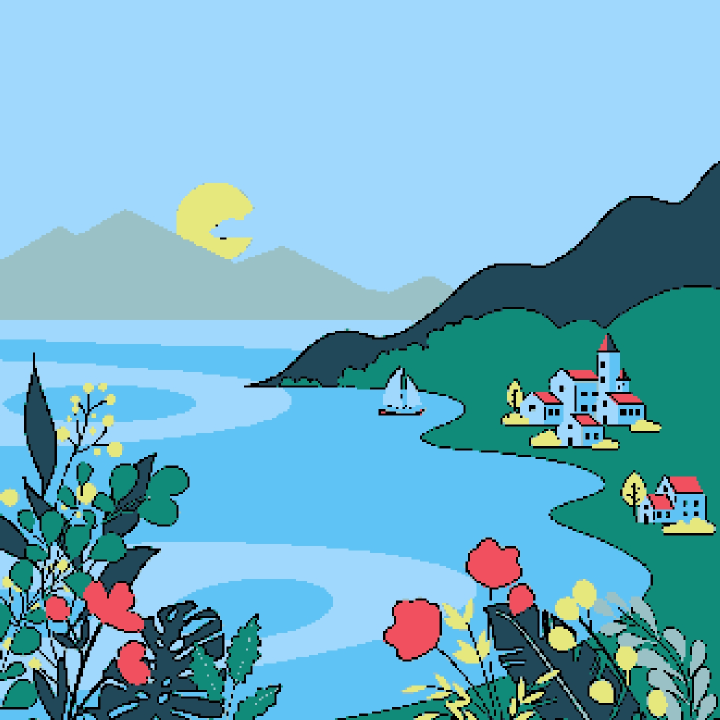
#> input picture image/ai.jpg, 1440 x 1440 px (shown at 1/2 size)
$ python -i filters.py   (imports and definitions only)
#> lines starting #> are read from the running program, lines starting #| are printed output that depends on the picture; after the words box and inside, x2 and y2 are one past the last pixel; in counts of white or black regions, pixels touching at a corner belong together
import cv2
import numpy as np
from PIL import Image, ImageEnhance


class EdgeFilter:
    def __init__(self) -> None:
        pass

    # [15 lines left out: function canny, not called in this run]

    def dog(self, img: np.ndarray, scratch: bool = False) -> np.ndarray:
        def _filter(
            img_array: np.ndarray,
            size: int,
            p: int,
            sigma: float,
            eps: float,
            phi: float,
            k: float = 1.6,
        ) -> np.ndarray:
            eps /= 255
            g1 = cv2.GaussianBlur(img_array, (size, size), sigma)
            g2 = cv2.GaussianBlur(img_array, (size, size), sigma * k)
            d = (1 + p) * g1 - p * g2
            d /= d.max()
            e = 1 + np.tanh(phi * (d - eps))
            e[e >= 1] = 1
            return e * 255

        base_image = img[:, :, :3]
        alpha: np.ndarray | list[float] = []
        if len(img[0][0]) == 4:
            alpha = img[:, :, 3]
        image = base_image.copy()

        image = cv2.cvtColor(image, cv2.COLOR_RGB2GRAY)
        image = np.array(image, dtype=np.float64)
        image = _filter(image, 17, 40, 1.4, 0, 15)
        _, image = cv2.threshold(image, 200, 255, cv2.THRESH_BINARY_INV)  # noqa: FBT003
        a = np.array(image, np.uint8)
        image = cv2.cvtColor(a, cv2.COLOR_GRAY2RGB)

        if scratch:
            image = cv2.bitwise_not(image)
            image = self.morphology_erode(image)

        result = cv2.subtract(base_image, image)
        if len(img[0][0]) == 4:
            return np.dstack([result, alpha])
        return result

    # [34 lines left out: functions morphology_dilate, morphology_erode, kuwahara, not called in this run]

    def apply_kuwahara(self, image: np.ndarray) -> np.ndarray:
        filtered = self.kuwahara(image, 5)
        return filtered

    def median(self, image: np.ndarray, size: int) -> np.ndarray:
        return cv2.medianBlur(image, size)


class ImageEnhancer:
    def __init__(self) -> None:
        pass

    # [58 lines left out: functions saturation, brightness, sharpness, contrast, slider_mosaic, grid_mosaic and 1 more, not called in this run]


class GridMask:
    def __init__(self) -> None:
        pass

    # [42 lines left out: function add_grid, not called in this run]


class Dithering:
    def __init__(self) -> None:
        pass

    # [141 lines left out: functions floyd_steinberg, ordered_dither, atkinson, not called in this run]

>>> import cv2
>>> picture = cv2.cvtColor(cv2.imread('../image/ai.jpg'), cv2.COLOR_BGR2RGB)
>>> result = EdgeFilter().dog(picture)
#> in dog, `image = cv2.cvtColor(image, cv2.COLOR_RGB2GRAY)`:
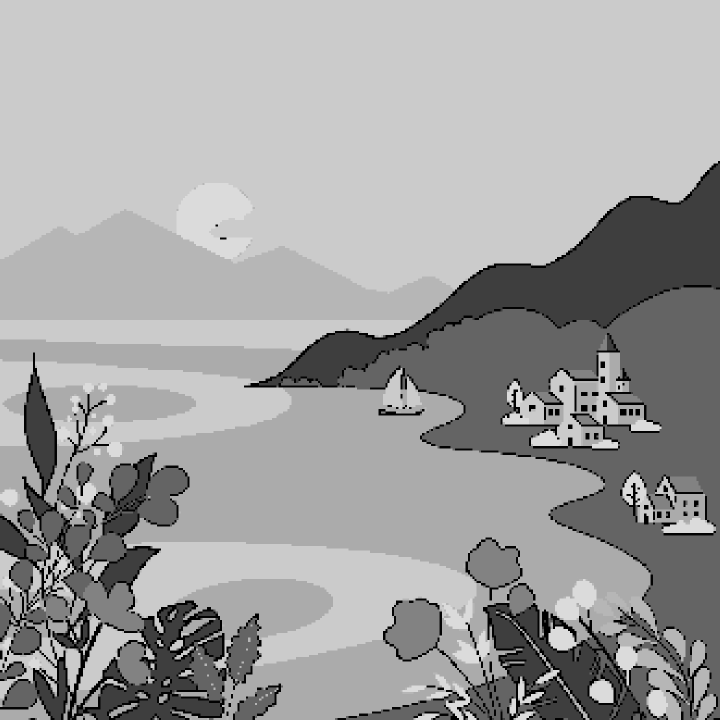
#> image: shape (1440, 1440) (shown at 1/2 size); min 0, max 220, mean 160.2
#> in _filter, `d = (1 + p) * g1 - p * g2`:
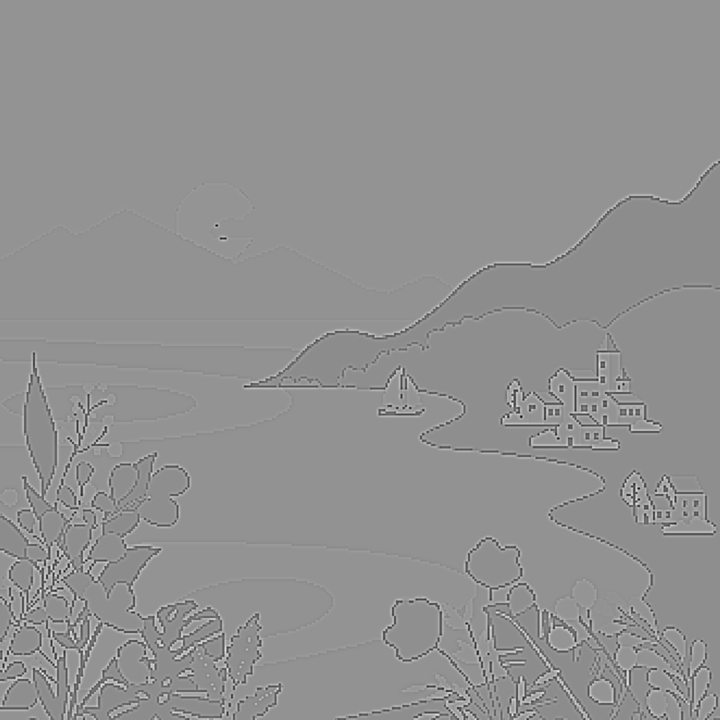
#> d: shape (1440, 1440) float64 (shown at 1/2 size); min -2719.8, max 2328.8, mean 160.2; drawn with min black and max white
#> in _filter, `e = 1 + np.tanh(phi * (d - eps))`:
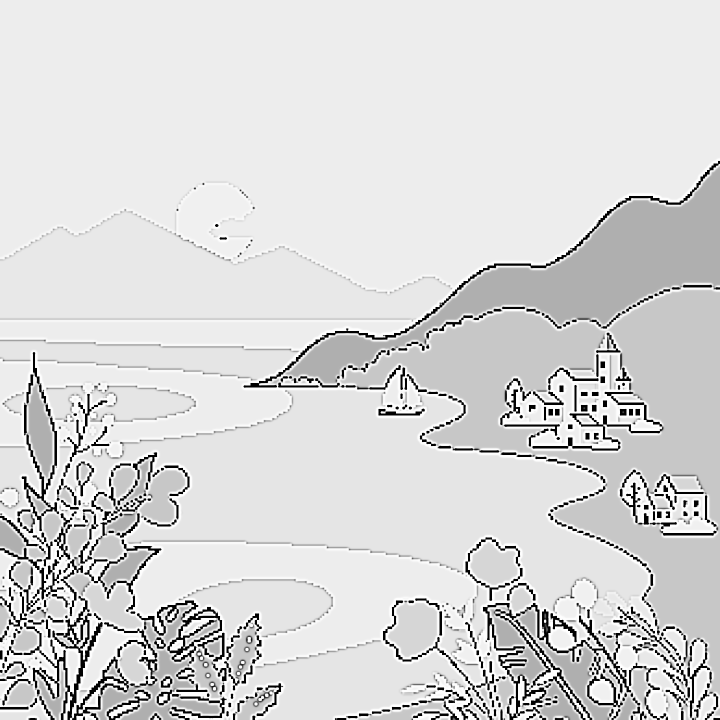
#> e: shape (1440, 1440) float64 (shown at 1/2 size); min 1.22e-15, max 2, mean 1.7; drawn with min black and max white
#> in _filter, `e[e >= 1] = 1`:
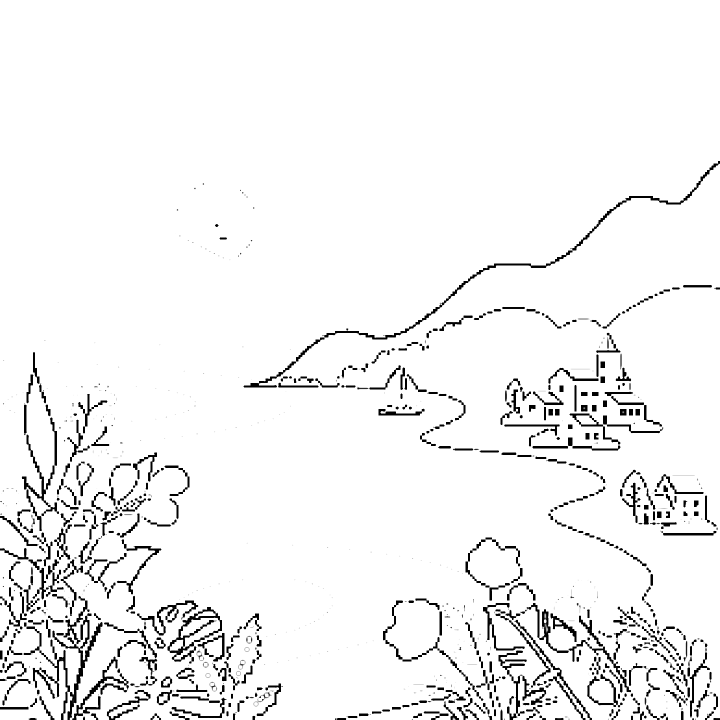
#> e: shape (1440, 1440) float64 (shown at 1/2 size); min 1.22e-15, max 1, mean 0.952
#> in dog, `_, image = cv2.threshold(image, 200, 255, cv2.THRESH_BINARY_INV)`:
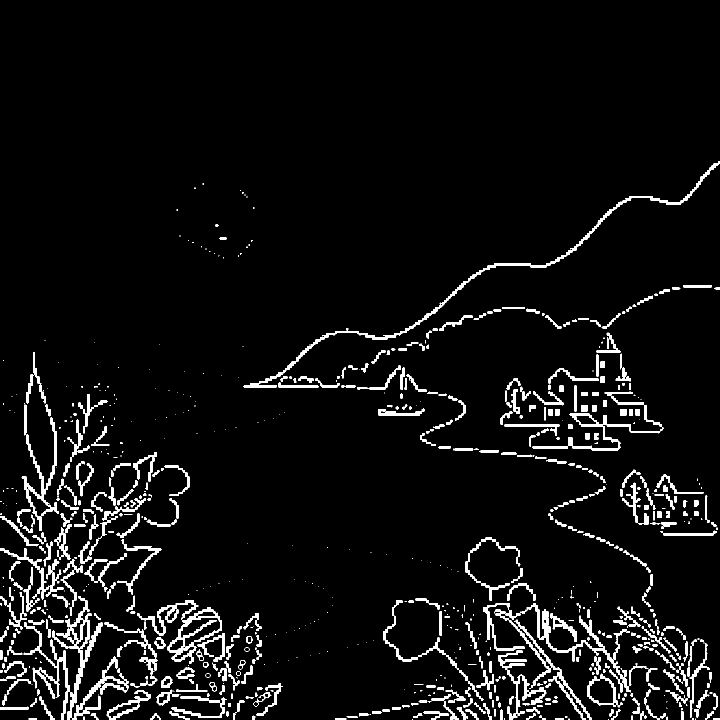
#> image: shape (1440, 1440) float64 (shown at 1/2 size); 5.1% white; 829 white regions (311 under 20 px), largest, box (x1, y1, x2, y2) and area: (47, 1192, 205, 1440) 6179, (487, 322, 1440, 775) 5886, (1041, 1206, 1262, 1385) 3180
